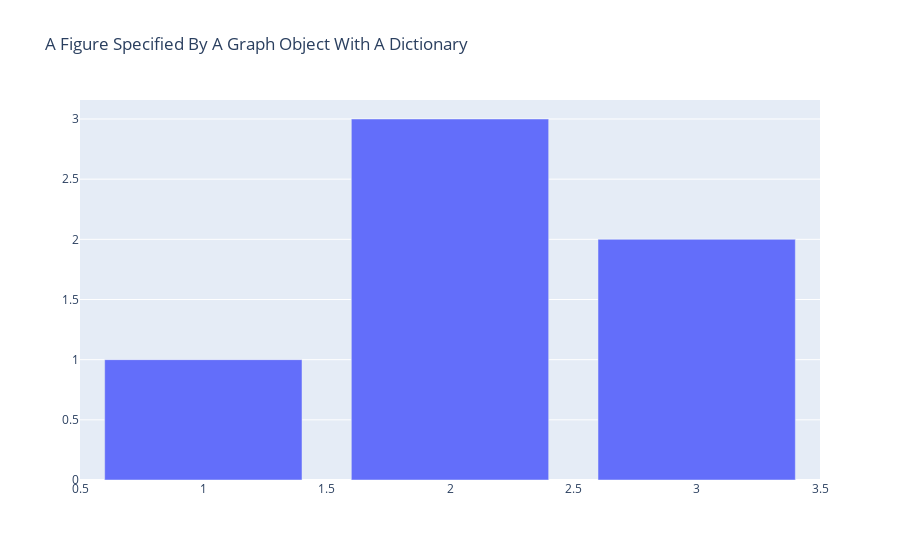

Notebook code cell kept with this figure:
### Markdown cell above
You can also create a graph object figure from a dictionary representation by passing the dictionary to the `go.Figure` constructor.

### Code cell
import plotly.graph_objects as go

dict_of_fig = dict({
    "data": [{"type": "bar",
              "x": [1, 2, 3],
              "y": [1, 3, 2]}],
    "layout": {"title": {"text": "A Figure Specified By A Graph Object With A Dictionary"}}
})

fig = go.Figure(dict_of_fig)

fig.show()

### Figure 1 — Plotly figure (JSON) as saved in the notebook; plotly's stock layout.template omitted (floating-point values rounded to 4 significant figures)
{"data": [{"type": "bar", "x": [1, 2, 3], "y": [1, 3, 2]}], "layout": {"title": {"text": "A Figure Specified By A Graph Object With A Dictionary"}}}
